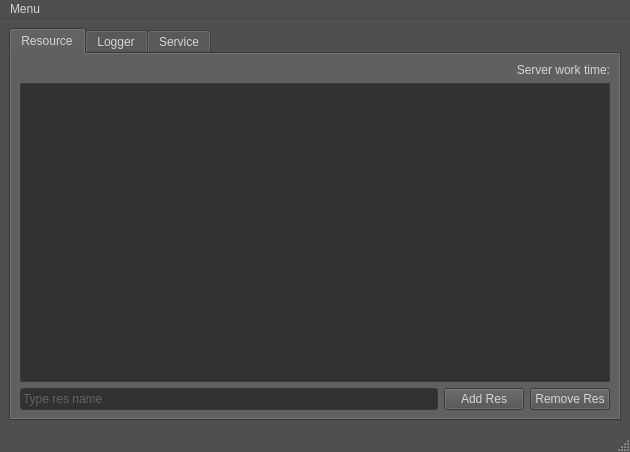
<?xml version="1.0" encoding="UTF-8"?>
<ui version="4.0">
 <class>MainWindow</class>
 <widget class="QMainWindow" name="MainWindow">
  <property name="geometry">
   <rect>
    <x>0</x>
    <y>0</y>
    <width>630</width>
    <height>452</height>
   </rect>
  </property>
  <property name="palette">
   <palette>
    <active>
     <colorrole role="WindowText">
      <brush brushstyle="SolidPattern">
       <color alpha="255">
        <red>214</red>
        <green>214</green>
        <blue>214</blue>
       </color>
      </brush>
     </colorrole>
     <colorrole role="Button">
      <brush brushstyle="SolidPattern">
       <color alpha="255">
        <red>79</red>
        <green>79</green>
        <blue>79</blue>
       </color>
      </brush>
     </colorrole>
     <colorrole role="Light">
      <brush brushstyle="SolidPattern">
       <color alpha="255">
        <red>79</red>
        <green>79</green>
        <blue>79</blue>
       </color>
      </brush>
     </colorrole>
     <colorrole role="Midlight">
      <brush brushstyle="SolidPattern">
       <color alpha="255">
        <red>98</red>
        <green>98</green>
        <blue>98</blue>
       </color>
      </brush>
     </colorrole>
     <colorrole role="Dark">
      <brush brushstyle="SolidPattern">
       <color alpha="255">
        <red>39</red>
        <green>39</green>
        <blue>39</blue>
       </color>
      </brush>
     </colorrole>
     <colorrole role="Mid">
      <brush brushstyle="SolidPattern">
       <color alpha="255">
        <red>53</red>
        <green>53</green>
        <blue>53</blue>
       </color>
      </brush>
     </colorrole>
     <colorrole role="Text">
      <brush brushstyle="SolidPattern">
       <color alpha="255">
        <red>149</red>
        <green>149</green>
        <blue>149</blue>
       </color>
      </brush>
     </colorrole>
     <colorrole role="BrightText">
      <brush brushstyle="SolidPattern">
       <color alpha="255">
        <red>213</red>
        <green>213</green>
        <blue>213</blue>
       </color>
      </brush>
     </colorrole>
     <colorrole role="ButtonText">
      <brush brushstyle="SolidPattern">
       <color alpha="255">
        <red>213</red>
        <green>213</green>
        <blue>213</blue>
       </color>
      </brush>
     </colorrole>
     <colorrole role="Base">
      <brush brushstyle="SolidPattern">
       <color alpha="255">
        <red>49</red>
        <green>49</green>
        <blue>49</blue>
       </color>
      </brush>
     </colorrole>
     <colorrole role="Window">
      <brush brushstyle="SolidPattern">
       <color alpha="255">
        <red>79</red>
        <green>79</green>
        <blue>79</blue>
       </color>
      </brush>
     </colorrole>
     <colorrole role="Shadow">
      <brush brushstyle="SolidPattern">
       <color alpha="255">
        <red>0</red>
        <green>0</green>
        <blue>0</blue>
       </color>
      </brush>
     </colorrole>
     <colorrole role="Highlight">
      <brush brushstyle="SolidPattern">
       <color alpha="255">
        <red>189</red>
        <green>189</green>
        <blue>189</blue>
       </color>
      </brush>
     </colorrole>
     <colorrole role="HighlightedText">
      <brush brushstyle="SolidPattern">
       <color alpha="255">
        <red>222</red>
        <green>222</green>
        <blue>222</blue>
       </color>
      </brush>
     </colorrole>
     <colorrole role="Link">
      <brush brushstyle="SolidPattern">
       <color alpha="255">
        <red>88</red>
        <green>44</green>
        <blue>103</blue>
       </color>
      </brush>
     </colorrole>
     <colorrole role="LinkVisited">
      <brush brushstyle="SolidPattern">
       <color alpha="255">
        <red>128</red>
        <green>72</green>
        <blue>130</blue>
       </color>
      </brush>
     </colorrole>
     <colorrole role="AlternateBase">
      <brush brushstyle="SolidPattern">
       <color alpha="255">
        <red>39</red>
        <green>39</green>
        <blue>39</blue>
       </color>
      </brush>
     </colorrole>
     <colorrole role="ToolTipBase">
      <brush brushstyle="SolidPattern">
       <color alpha="255">
        <red>131</red>
        <green>131</green>
        <blue>131</blue>
       </color>
      </brush>
     </colorrole>
     <colorrole role="ToolTipText">
      <brush brushstyle="SolidPattern">
       <color alpha="255">
        <red>0</red>
        <green>0</green>
        <blue>0</blue>
       </color>
      </brush>
     </colorrole>
     <colorrole role="PlaceholderText">
      <brush brushstyle="SolidPattern">
       <color alpha="128">
        <red>149</red>
        <green>149</green>
        <blue>149</blue>
       </color>
      </brush>
     </colorrole>
    </active>
    <inactive>
     <colorrole role="WindowText">
      <brush brushstyle="SolidPattern">
       <color alpha="255">
        <red>214</red>
        <green>214</green>
        <blue>214</blue>
       </color>
      </brush>
     </colorrole>
     <colorrole role="Button">
      <brush brushstyle="SolidPattern">
       <color alpha="255">
        <red>79</red>
        <green>79</green>
        <blue>79</blue>
       </color>
      </brush>
     </colorrole>
     <colorrole role="Light">
      <brush brushstyle="SolidPattern">
       <color alpha="255">
        <red>79</red>
        <green>79</green>
        <blue>79</blue>
       </color>
      </brush>
     </colorrole>
     <colorrole role="Midlight">
      <brush brushstyle="SolidPattern">
       <color alpha="255">
        <red>98</red>
        <green>98</green>
        <blue>98</blue>
       </color>
      </brush>
     </colorrole>
     <colorrole role="Dark">
      <brush brushstyle="SolidPattern">
       <color alpha="255">
        <red>39</red>
        <green>39</green>
        <blue>39</blue>
       </color>
      </brush>
     </colorrole>
     <colorrole role="Mid">
      <brush brushstyle="SolidPattern">
       <color alpha="255">
        <red>53</red>
        <green>53</green>
        <blue>53</blue>
       </color>
      </brush>
     </colorrole>
     <colorrole role="Text">
      <brush brushstyle="SolidPattern">
       <color alpha="255">
        <red>149</red>
        <green>149</green>
        <blue>149</blue>
       </color>
      </brush>
     </colorrole>
     <colorrole role="BrightText">
      <brush brushstyle="SolidPattern">
       <color alpha="255">
        <red>213</red>
        <green>213</green>
        <blue>213</blue>
       </color>
      </brush>
     </colorrole>
     <colorrole role="ButtonText">
      <brush brushstyle="SolidPattern">
       <color alpha="255">
        <red>213</red>
        <green>213</green>
        <blue>213</blue>
       </color>
      </brush>
     </colorrole>
     <colorrole role="Base">
      <brush brushstyle="SolidPattern">
       <color alpha="255">
        <red>49</red>
        <green>49</green>
        <blue>49</blue>
       </color>
      </brush>
     </colorrole>
     <colorrole role="Window">
      <brush brushstyle="SolidPattern">
       <color alpha="255">
        <red>79</red>
        <green>79</green>
        <blue>79</blue>
       </color>
      </brush>
     </colorrole>
     <colorrole role="Shadow">
      <brush brushstyle="SolidPattern">
       <color alpha="255">
        <red>0</red>
        <green>0</green>
        <blue>0</blue>
       </color>
      </brush>
     </colorrole>
     <colorrole role="Highlight">
      <brush brushstyle="SolidPattern">
       <color alpha="255">
        <red>189</red>
        <green>189</green>
        <blue>189</blue>
       </color>
      </brush>
     </colorrole>
     <colorrole role="HighlightedText">
      <brush brushstyle="SolidPattern">
       <color alpha="255">
        <red>222</red>
        <green>222</green>
        <blue>222</blue>
       </color>
      </brush>
     </colorrole>
     <colorrole role="Link">
      <brush brushstyle="SolidPattern">
       <color alpha="255">
        <red>88</red>
        <green>44</green>
        <blue>103</blue>
       </color>
      </brush>
     </colorrole>
     <colorrole role="LinkVisited">
      <brush brushstyle="SolidPattern">
       <color alpha="255">
        <red>128</red>
        <green>72</green>
        <blue>130</blue>
       </color>
      </brush>
     </colorrole>
     <colorrole role="AlternateBase">
      <brush brushstyle="SolidPattern">
       <color alpha="255">
        <red>39</red>
        <green>39</green>
        <blue>39</blue>
       </color>
      </brush>
     </colorrole>
     <colorrole role="ToolTipBase">
      <brush brushstyle="SolidPattern">
       <color alpha="255">
        <red>131</red>
        <green>131</green>
        <blue>131</blue>
       </color>
      </brush>
     </colorrole>
     <colorrole role="ToolTipText">
      <brush brushstyle="SolidPattern">
       <color alpha="255">
        <red>0</red>
        <green>0</green>
        <blue>0</blue>
       </color>
      </brush>
     </colorrole>
     <colorrole role="PlaceholderText">
      <brush brushstyle="SolidPattern">
       <color alpha="128">
        <red>149</red>
        <green>149</green>
        <blue>149</blue>
       </color>
      </brush>
     </colorrole>
    </inactive>
    <disabled>
     <colorrole role="WindowText">
      <brush brushstyle="SolidPattern">
       <color alpha="255">
        <red>39</red>
        <green>39</green>
        <blue>39</blue>
       </color>
      </brush>
     </colorrole>
     <colorrole role="Button">
      <brush brushstyle="SolidPattern">
       <color alpha="255">
        <red>79</red>
        <green>79</green>
        <blue>79</blue>
       </color>
      </brush>
     </colorrole>
     <colorrole role="Light">
      <brush brushstyle="SolidPattern">
       <color alpha="255">
        <red>79</red>
        <green>79</green>
        <blue>79</blue>
       </color>
      </brush>
     </colorrole>
     <colorrole role="Midlight">
      <brush brushstyle="SolidPattern">
       <color alpha="255">
        <red>98</red>
        <green>98</green>
        <blue>98</blue>
       </color>
      </brush>
     </colorrole>
     <colorrole role="Dark">
      <brush brushstyle="SolidPattern">
       <color alpha="255">
        <red>39</red>
        <green>39</green>
        <blue>39</blue>
       </color>
      </brush>
     </colorrole>
     <colorrole role="Mid">
      <brush brushstyle="SolidPattern">
       <color alpha="255">
        <red>53</red>
        <green>53</green>
        <blue>53</blue>
       </color>
      </brush>
     </colorrole>
     <colorrole role="Text">
      <brush brushstyle="SolidPattern">
       <color alpha="255">
        <red>39</red>
        <green>39</green>
        <blue>39</blue>
       </color>
      </brush>
     </colorrole>
     <colorrole role="BrightText">
      <brush brushstyle="SolidPattern">
       <color alpha="255">
        <red>213</red>
        <green>213</green>
        <blue>213</blue>
       </color>
      </brush>
     </colorrole>
     <colorrole role="ButtonText">
      <brush brushstyle="SolidPattern">
       <color alpha="255">
        <red>39</red>
        <green>39</green>
        <blue>39</blue>
       </color>
      </brush>
     </colorrole>
     <colorrole role="Base">
      <brush brushstyle="SolidPattern">
       <color alpha="255">
        <red>79</red>
        <green>79</green>
        <blue>79</blue>
       </color>
      </brush>
     </colorrole>
     <colorrole role="Window">
      <brush brushstyle="SolidPattern">
       <color alpha="255">
        <red>79</red>
        <green>79</green>
        <blue>79</blue>
       </color>
      </brush>
     </colorrole>
     <colorrole role="Shadow">
      <brush brushstyle="SolidPattern">
       <color alpha="255">
        <red>0</red>
        <green>0</green>
        <blue>0</blue>
       </color>
      </brush>
     </colorrole>
     <colorrole role="Highlight">
      <brush brushstyle="SolidPattern">
       <color alpha="255">
        <red>0</red>
        <green>120</green>
        <blue>215</blue>
       </color>
      </brush>
     </colorrole>
     <colorrole role="HighlightedText">
      <brush brushstyle="SolidPattern">
       <color alpha="255">
        <red>222</red>
        <green>222</green>
        <blue>222</blue>
       </color>
      </brush>
     </colorrole>
     <colorrole role="Link">
      <brush brushstyle="SolidPattern">
       <color alpha="255">
        <red>88</red>
        <green>44</green>
        <blue>103</blue>
       </color>
      </brush>
     </colorrole>
     <colorrole role="LinkVisited">
      <brush brushstyle="SolidPattern">
       <color alpha="255">
        <red>128</red>
        <green>72</green>
        <blue>130</blue>
       </color>
      </brush>
     </colorrole>
     <colorrole role="AlternateBase">
      <brush brushstyle="SolidPattern">
       <color alpha="255">
        <red>79</red>
        <green>79</green>
        <blue>79</blue>
       </color>
      </brush>
     </colorrole>
     <colorrole role="ToolTipBase">
      <brush brushstyle="SolidPattern">
       <color alpha="255">
        <red>131</red>
        <green>131</green>
        <blue>131</blue>
       </color>
      </brush>
     </colorrole>
     <colorrole role="ToolTipText">
      <brush brushstyle="SolidPattern">
       <color alpha="255">
        <red>0</red>
        <green>0</green>
        <blue>0</blue>
       </color>
      </brush>
     </colorrole>
     <colorrole role="PlaceholderText">
      <brush brushstyle="SolidPattern">
       <color alpha="128">
        <red>255</red>
        <green>255</green>
        <blue>255</blue>
       </color>
      </brush>
     </colorrole>
    </disabled>
   </palette>
  </property>
  <property name="windowTitle">
   <string>MainWindow</string>
  </property>
  <widget class="QWidget" name="centralwidget">
   <property name="palette">
    <palette>
     <active>
      <colorrole role="WindowText">
       <brush brushstyle="SolidPattern">
        <color alpha="255">
         <red>213</red>
         <green>213</green>
         <blue>213</blue>
        </color>
       </brush>
      </colorrole>
      <colorrole role="Button">
       <brush brushstyle="SolidPattern">
        <color alpha="255">
         <red>79</red>
         <green>79</green>
         <blue>79</blue>
        </color>
       </brush>
      </colorrole>
      <colorrole role="Light">
       <brush brushstyle="SolidPattern">
        <color alpha="255">
         <red>118</red>
         <green>118</green>
         <blue>118</blue>
        </color>
       </brush>
      </colorrole>
      <colorrole role="Midlight">
       <brush brushstyle="SolidPattern">
        <color alpha="255">
         <red>98</red>
         <green>98</green>
         <blue>98</blue>
        </color>
       </brush>
      </colorrole>
      <colorrole role="Dark">
       <brush brushstyle="SolidPattern">
        <color alpha="255">
         <red>39</red>
         <green>39</green>
         <blue>39</blue>
        </color>
       </brush>
      </colorrole>
      <colorrole role="Mid">
       <brush brushstyle="SolidPattern">
        <color alpha="255">
         <red>53</red>
         <green>53</green>
         <blue>53</blue>
        </color>
       </brush>
      </colorrole>
      <colorrole role="Text">
       <brush brushstyle="SolidPattern">
        <color alpha="255">
         <red>149</red>
         <green>149</green>
         <blue>149</blue>
        </color>
       </brush>
      </colorrole>
      <colorrole role="BrightText">
       <brush brushstyle="SolidPattern">
        <color alpha="255">
         <red>213</red>
         <green>213</green>
         <blue>213</blue>
        </color>
       </brush>
      </colorrole>
      <colorrole role="ButtonText">
       <brush brushstyle="SolidPattern">
        <color alpha="255">
         <red>213</red>
         <green>213</green>
         <blue>213</blue>
        </color>
       </brush>
      </colorrole>
      <colorrole role="Base">
       <brush brushstyle="SolidPattern">
        <color alpha="255">
         <red>49</red>
         <green>49</green>
         <blue>49</blue>
        </color>
       </brush>
      </colorrole>
      <colorrole role="Window">
       <brush brushstyle="SolidPattern">
        <color alpha="255">
         <red>79</red>
         <green>79</green>
         <blue>79</blue>
        </color>
       </brush>
      </colorrole>
      <colorrole role="Shadow">
       <brush brushstyle="SolidPattern">
        <color alpha="255">
         <red>0</red>
         <green>0</green>
         <blue>0</blue>
        </color>
       </brush>
      </colorrole>
      <colorrole role="Highlight">
       <brush brushstyle="SolidPattern">
        <color alpha="255">
         <red>231</red>
         <green>231</green>
         <blue>231</blue>
        </color>
       </brush>
      </colorrole>
      <colorrole role="HighlightedText">
       <brush brushstyle="SolidPattern">
        <color alpha="255">
         <red>239</red>
         <green>239</green>
         <blue>239</blue>
        </color>
       </brush>
      </colorrole>
      <colorrole role="AlternateBase">
       <brush brushstyle="SolidPattern">
        <color alpha="255">
         <red>39</red>
         <green>39</green>
         <blue>39</blue>
        </color>
       </brush>
      </colorrole>
      <colorrole role="ToolTipBase">
       <brush brushstyle="SolidPattern">
        <color alpha="255">
         <red>149</red>
         <green>149</green>
         <blue>149</blue>
        </color>
       </brush>
      </colorrole>
      <colorrole role="ToolTipText">
       <brush brushstyle="SolidPattern">
        <color alpha="255">
         <red>0</red>
         <green>0</green>
         <blue>0</blue>
        </color>
       </brush>
      </colorrole>
      <colorrole role="PlaceholderText">
       <brush brushstyle="SolidPattern">
        <color alpha="128">
         <red>149</red>
         <green>149</green>
         <blue>149</blue>
        </color>
       </brush>
      </colorrole>
     </active>
     <inactive>
      <colorrole role="WindowText">
       <brush brushstyle="SolidPattern">
        <color alpha="255">
         <red>213</red>
         <green>213</green>
         <blue>213</blue>
        </color>
       </brush>
      </colorrole>
      <colorrole role="Button">
       <brush brushstyle="SolidPattern">
        <color alpha="255">
         <red>79</red>
         <green>79</green>
         <blue>79</blue>
        </color>
       </brush>
      </colorrole>
      <colorrole role="Light">
       <brush brushstyle="SolidPattern">
        <color alpha="255">
         <red>118</red>
         <green>118</green>
         <blue>118</blue>
        </color>
       </brush>
      </colorrole>
      <colorrole role="Midlight">
       <brush brushstyle="SolidPattern">
        <color alpha="255">
         <red>98</red>
         <green>98</green>
         <blue>98</blue>
        </color>
       </brush>
      </colorrole>
      <colorrole role="Dark">
       <brush brushstyle="SolidPattern">
        <color alpha="255">
         <red>39</red>
         <green>39</green>
         <blue>39</blue>
        </color>
       </brush>
      </colorrole>
      <colorrole role="Mid">
       <brush brushstyle="SolidPattern">
        <color alpha="255">
         <red>53</red>
         <green>53</green>
         <blue>53</blue>
        </color>
       </brush>
      </colorrole>
      <colorrole role="Text">
       <brush brushstyle="SolidPattern">
        <color alpha="255">
         <red>149</red>
         <green>149</green>
         <blue>149</blue>
        </color>
       </brush>
      </colorrole>
      <colorrole role="BrightText">
       <brush brushstyle="SolidPattern">
        <color alpha="255">
         <red>213</red>
         <green>213</green>
         <blue>213</blue>
        </color>
       </brush>
      </colorrole>
      <colorrole role="ButtonText">
       <brush brushstyle="SolidPattern">
        <color alpha="255">
         <red>213</red>
         <green>213</green>
         <blue>213</blue>
        </color>
       </brush>
      </colorrole>
      <colorrole role="Base">
       <brush brushstyle="SolidPattern">
        <color alpha="255">
         <red>49</red>
         <green>49</green>
         <blue>49</blue>
        </color>
       </brush>
      </colorrole>
      <colorrole role="Window">
       <brush brushstyle="SolidPattern">
        <color alpha="255">
         <red>79</red>
         <green>79</green>
         <blue>79</blue>
        </color>
       </brush>
      </colorrole>
      <colorrole role="Shadow">
       <brush brushstyle="SolidPattern">
        <color alpha="255">
         <red>0</red>
         <green>0</green>
         <blue>0</blue>
        </color>
       </brush>
      </colorrole>
      <colorrole role="Highlight">
       <brush brushstyle="SolidPattern">
        <color alpha="255">
         <red>231</red>
         <green>231</green>
         <blue>231</blue>
        </color>
       </brush>
      </colorrole>
      <colorrole role="HighlightedText">
       <brush brushstyle="SolidPattern">
        <color alpha="255">
         <red>239</red>
         <green>239</green>
         <blue>239</blue>
        </color>
       </brush>
      </colorrole>
      <colorrole role="AlternateBase">
       <brush brushstyle="SolidPattern">
        <color alpha="255">
         <red>39</red>
         <green>39</green>
         <blue>39</blue>
        </color>
       </brush>
      </colorrole>
      <colorrole role="ToolTipBase">
       <brush brushstyle="SolidPattern">
        <color alpha="255">
         <red>149</red>
         <green>149</green>
         <blue>149</blue>
        </color>
       </brush>
      </colorrole>
      <colorrole role="ToolTipText">
       <brush brushstyle="SolidPattern">
        <color alpha="255">
         <red>0</red>
         <green>0</green>
         <blue>0</blue>
        </color>
       </brush>
      </colorrole>
      <colorrole role="PlaceholderText">
       <brush brushstyle="SolidPattern">
        <color alpha="128">
         <red>149</red>
         <green>149</green>
         <blue>149</blue>
        </color>
       </brush>
      </colorrole>
     </inactive>
     <disabled>
      <colorrole role="WindowText">
       <brush brushstyle="SolidPattern">
        <color alpha="255">
         <red>39</red>
         <green>39</green>
         <blue>39</blue>
        </color>
       </brush>
      </colorrole>
      <colorrole role="Button">
       <brush brushstyle="SolidPattern">
        <color alpha="255">
         <red>79</red>
         <green>79</green>
         <blue>79</blue>
        </color>
       </brush>
      </colorrole>
      <colorrole role="Light">
       <brush brushstyle="SolidPattern">
        <color alpha="255">
         <red>118</red>
         <green>118</green>
         <blue>118</blue>
        </color>
       </brush>
      </colorrole>
      <colorrole role="Midlight">
       <brush brushstyle="SolidPattern">
        <color alpha="255">
         <red>98</red>
         <green>98</green>
         <blue>98</blue>
        </color>
       </brush>
      </colorrole>
      <colorrole role="Dark">
       <brush brushstyle="SolidPattern">
        <color alpha="255">
         <red>39</red>
         <green>39</green>
         <blue>39</blue>
        </color>
       </brush>
      </colorrole>
      <colorrole role="Mid">
       <brush brushstyle="SolidPattern">
        <color alpha="255">
         <red>53</red>
         <green>53</green>
         <blue>53</blue>
        </color>
       </brush>
      </colorrole>
      <colorrole role="Text">
       <brush brushstyle="SolidPattern">
        <color alpha="255">
         <red>39</red>
         <green>39</green>
         <blue>39</blue>
        </color>
       </brush>
      </colorrole>
      <colorrole role="BrightText">
       <brush brushstyle="SolidPattern">
        <color alpha="255">
         <red>213</red>
         <green>213</green>
         <blue>213</blue>
        </color>
       </brush>
      </colorrole>
      <colorrole role="ButtonText">
       <brush brushstyle="SolidPattern">
        <color alpha="255">
         <red>39</red>
         <green>39</green>
         <blue>39</blue>
        </color>
       </brush>
      </colorrole>
      <colorrole role="Base">
       <brush brushstyle="SolidPattern">
        <color alpha="255">
         <red>79</red>
         <green>79</green>
         <blue>79</blue>
        </color>
       </brush>
      </colorrole>
      <colorrole role="Window">
       <brush brushstyle="SolidPattern">
        <color alpha="255">
         <red>79</red>
         <green>79</green>
         <blue>79</blue>
        </color>
       </brush>
      </colorrole>
      <colorrole role="Shadow">
       <brush brushstyle="SolidPattern">
        <color alpha="255">
         <red>0</red>
         <green>0</green>
         <blue>0</blue>
        </color>
       </brush>
      </colorrole>
      <colorrole role="Highlight">
       <brush brushstyle="SolidPattern">
        <color alpha="255">
         <red>0</red>
         <green>120</green>
         <blue>215</blue>
        </color>
       </brush>
      </colorrole>
      <colorrole role="HighlightedText">
       <brush brushstyle="SolidPattern">
        <color alpha="255">
         <red>239</red>
         <green>239</green>
         <blue>239</blue>
        </color>
       </brush>
      </colorrole>
      <colorrole role="AlternateBase">
       <brush brushstyle="SolidPattern">
        <color alpha="255">
         <red>79</red>
         <green>79</green>
         <blue>79</blue>
        </color>
       </brush>
      </colorrole>
      <colorrole role="ToolTipBase">
       <brush brushstyle="SolidPattern">
        <color alpha="255">
         <red>149</red>
         <green>149</green>
         <blue>149</blue>
        </color>
       </brush>
      </colorrole>
      <colorrole role="ToolTipText">
       <brush brushstyle="SolidPattern">
        <color alpha="255">
         <red>0</red>
         <green>0</green>
         <blue>0</blue>
        </color>
       </brush>
      </colorrole>
      <colorrole role="PlaceholderText">
       <brush brushstyle="SolidPattern">
        <color alpha="128">
         <red>255</red>
         <green>255</green>
         <blue>255</blue>
        </color>
       </brush>
      </colorrole>
     </disabled>
    </palette>
   </property>
   <layout class="QHBoxLayout" name="horizontalLayout_2">
    <item>
     <widget class="QTabWidget" name="tabWidget">
      <property name="currentIndex">
       <number>0</number>
      </property>
      <property name="movable">
       <bool>false</bool>
      </property>
      <property name="tabBarAutoHide">
       <bool>false</bool>
      </property>
      <widget class="QWidget" name="resourceTab">
       <attribute name="title">
        <string>Resource</string>
       </attribute>
       <layout class="QVBoxLayout" name="verticalLayout">
        <item>
         <widget class="QLabel" name="timeLabel">
          <property name="text">
           <string>Server work time:</string>
          </property>
          <property name="alignment">
           <set>Qt::AlignRight|Qt::AlignTrailing|Qt::AlignVCenter</set>
          </property>
         </widget>
        </item>
        <item>
         <widget class="QTableView" name="resTableView"/>
        </item>
        <item>
         <layout class="QHBoxLayout" name="resourceCtrlLayout">
          <item>
           <widget class="QLineEdit" name="resLineEdit">
            <property name="placeholderText">
             <string>Type res name</string>
            </property>
           </widget>
          </item>
          <item>
           <widget class="QPushButton" name="addResBtn">
            <property name="text">
             <string>Add Res</string>
            </property>
           </widget>
          </item>
          <item>
           <widget class="QPushButton" name="rmvResBtn">
            <property name="text">
             <string>Remove Res</string>
            </property>
           </widget>
          </item>
         </layout>
        </item>
       </layout>
      </widget>
      <widget class="QWidget" name="logTab">
       <attribute name="title">
        <string>Logger</string>
       </attribute>
       <layout class="QHBoxLayout" name="horizontalLayout_3">
        <item>
         <layout class="QVBoxLayout" name="loggerLayout"/>
        </item>
       </layout>
      </widget>
      <widget class="QWidget" name="serviceTab">
       <attribute name="title">
        <string>Service</string>
       </attribute>
       <layout class="QHBoxLayout" name="horizontalLayout">
        <item>
         <layout class="QGridLayout" name="serviceLayout">
          <item row="0" column="0">
           <widget class="QListView" name="ipListView"/>
          </item>
          <item row="0" column="1">
           <widget class="QTextEdit" name="reportTextEdit">
            <property name="palette">
             <palette>
              <active>
               <colorrole role="Highlight">
                <brush brushstyle="SolidPattern">
                 <color alpha="255">
                  <red>150</red>
                  <green>150</green>
                  <blue>150</blue>
                 </color>
                </brush>
               </colorrole>
              </active>
              <inactive>
               <colorrole role="Highlight">
                <brush brushstyle="SolidPattern">
                 <color alpha="255">
                  <red>150</red>
                  <green>150</green>
                  <blue>150</blue>
                 </color>
                </brush>
               </colorrole>
              </inactive>
              <disabled>
               <colorrole role="Highlight">
                <brush brushstyle="SolidPattern">
                 <color alpha="255">
                  <red>0</red>
                  <green>120</green>
                  <blue>215</blue>
                 </color>
                </brush>
               </colorrole>
              </disabled>
             </palette>
            </property>
            <property name="placeholderText">
             <string>Type your report ...</string>
            </property>
           </widget>
          </item>
          <item row="1" column="0">
           <layout class="QHBoxLayout" name="ipCtrlLayout">
            <item>
             <widget class="QLineEdit" name="ipLineEdit">
              <property name="placeholderText">
               <string>Type IP</string>
              </property>
             </widget>
            </item>
            <item>
             <widget class="QPushButton" name="addIpBtn">
              <property name="text">
               <string>Add IP</string>
              </property>
             </widget>
            </item>
            <item>
             <widget class="QPushButton" name="rmvIpBtn">
              <property name="text">
               <string>Remove IP</string>
              </property>
             </widget>
            </item>
           </layout>
          </item>
          <item row="1" column="1">
           <widget class="QPushButton" name="sendReportBtn">
            <property name="text">
             <string>Send Report</string>
            </property>
           </widget>
          </item>
         </layout>
        </item>
       </layout>
      </widget>
     </widget>
    </item>
   </layout>
  </widget>
  <widget class="QMenuBar" name="menubar">
   <property name="geometry">
    <rect>
     <x>0</x>
     <y>0</y>
     <width>630</width>
     <height>20</height>
    </rect>
   </property>
   <widget class="QMenu" name="menuMenu">
    <property name="title">
     <string>Menu</string>
    </property>
    <addaction name="actChangePort"/>
    <addaction name="actionHelp"/>
    <addaction name="actMinimizeTray"/>
   </widget>
   <addaction name="menuMenu"/>
  </widget>
  <widget class="QStatusBar" name="statusbar"/>
  <action name="actChangePort">
   <property name="text">
    <string>Change port</string>
   </property>
  </action>
  <action name="actMinimizeTray">
   <property name="checkable">
    <bool>true</bool>
   </property>
   <property name="text">
    <string>Minimize to tray</string>
   </property>
  </action>
  <action name="actionHelp">
   <property name="text">
    <string>Help</string>
   </property>
  </action>
 </widget>
 <resources/>
 <connections/>
</ui>
